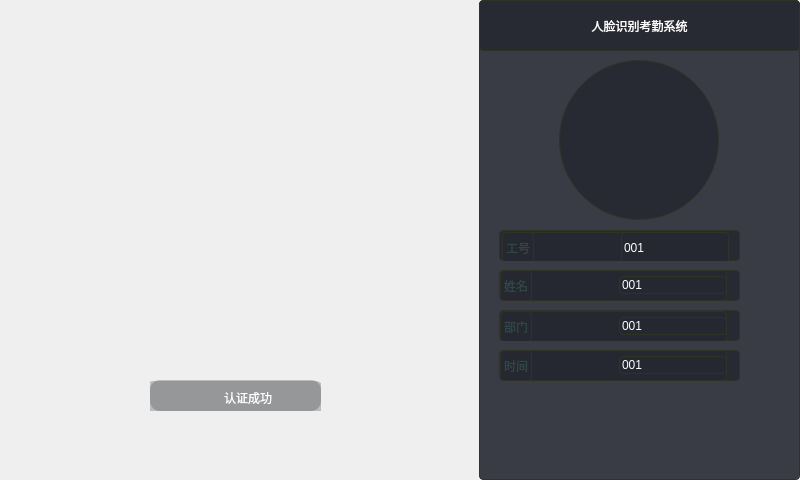
<?xml version="1.0" encoding="UTF-8"?>
<ui version="4.0">
 <class>FaceAttandance</class>
 <widget class="QMainWindow" name="FaceAttandance">
  <property name="geometry">
   <rect>
    <x>0</x>
    <y>0</y>
    <width>800</width>
    <height>480</height>
   </rect>
  </property>
  <property name="windowTitle">
   <string>FaceAttandance</string>
  </property>
  <widget class="QWidget" name="centralwidget">
   <widget class="QWidget" name="widget" native="true">
    <property name="geometry">
     <rect>
      <x>0</x>
      <y>0</y>
      <width>480</width>
      <height>480</height>
     </rect>
    </property>
    <property name="styleSheet">
     <string notr="true"/>
    </property>
    <widget class="QWidget" name="widgetRecognize" native="true">
     <property name="geometry">
      <rect>
       <x>150</x>
       <y>380</y>
       <width>171</width>
       <height>31</height>
      </rect>
     </property>
     <property name="styleSheet">
      <string notr="true">background-color: rgba(49, 50, 54, 69);
border-radius: 10px;</string>
     </property>
     <widget class="QWidget" name="layoutWidget">
      <property name="geometry">
       <rect>
        <x>-6</x>
        <y>1</y>
        <width>181</width>
        <height>33</height>
       </rect>
      </property>
      <layout class="QHBoxLayout" name="horizontalLayout">
       <item>
        <spacer name="horizontalSpacer_5">
         <property name="orientation">
          <enum>Qt::Horizontal</enum>
         </property>
         <property name="sizeHint" stdset="0">
          <size>
           <width>17</width>
           <height>13</height>
          </size>
         </property>
        </spacer>
       </item>
       <item>
        <widget class="QLabel" name="labPicRecognize">
         <property name="minimumSize">
          <size>
           <width>21</width>
           <height>31</height>
          </size>
         </property>
         <property name="maximumSize">
          <size>
           <width>21</width>
           <height>31</height>
          </size>
         </property>
         <property name="styleSheet">
          <string notr="true">border:none;
border-image: url(:/img/yes.png);
background-color: rgba(49, 50, 54, 0);</string>
         </property>
         <property name="text">
          <string/>
         </property>
        </widget>
       </item>
       <item>
        <widget class="QLabel" name="labTxtRecognize">
         <property name="styleSheet">
          <string notr="true">font: 25 16pt &quot;微软雅黑 Light&quot;;
border:none;
background-color: rgba(49, 50, 54, 0);
color: rgb(255, 255, 255);</string>
         </property>
         <property name="text">
          <string>认证成功</string>
         </property>
        </widget>
       </item>
       <item>
        <spacer name="horizontalSpacer_6">
         <property name="orientation">
          <enum>Qt::Horizontal</enum>
         </property>
         <property name="sizeHint" stdset="0">
          <size>
           <width>13</width>
           <height>13</height>
          </size>
         </property>
        </spacer>
       </item>
      </layout>
     </widget>
    </widget>
    <widget class="QLabel" name="labHeader">
     <property name="geometry">
      <rect>
       <x>120</x>
       <y>90</y>
       <width>251</width>
       <height>241</height>
      </rect>
     </property>
     <property name="styleSheet">
      <string notr="true">border-image: url(:/img/recognizeScale.png);</string>
     </property>
     <property name="text">
      <string/>
     </property>
    </widget>
    <widget class="QLabel" name="labVideo">
     <property name="geometry">
      <rect>
       <x>0</x>
       <y>0</y>
       <width>480</width>
       <height>480</height>
      </rect>
     </property>
     <property name="text">
      <string/>
     </property>
    </widget>
    <zorder>labVideo</zorder>
    <zorder>widgetRecognize</zorder>
    <zorder>labHeader</zorder>
   </widget>
   <widget class="QWidget" name="widgetInfo" native="true">
    <property name="geometry">
     <rect>
      <x>479</x>
      <y>0</y>
      <width>321</width>
      <height>480</height>
     </rect>
    </property>
    <property name="styleSheet">
     <string notr="true">QWidget{
	border:1px solid #313226;
	border-radius:4px;

	background-color: rgb(37, 40, 49, 0.9);
}</string>
    </property>
    <widget class="QLabel" name="labImgHeader">
     <property name="geometry">
      <rect>
       <x>80</x>
       <y>60</y>
       <width>160</width>
       <height>160</height>
      </rect>
     </property>
     <property name="styleSheet">
      <string notr="true">border-radius:80px;

</string>
     </property>
     <property name="text">
      <string/>
     </property>
    </widget>
    <widget class="QLabel" name="labTxtTitle">
     <property name="geometry">
      <rect>
       <x>0</x>
       <y>0</y>
       <width>321</width>
       <height>51</height>
      </rect>
     </property>
     <property name="styleSheet">
      <string notr="true">font: 25 24pt &quot;微软雅黑 Light&quot;;
color: rgb(255, 255, 255);</string>
     </property>
     <property name="text">
      <string>人脸识别考勤系统</string>
     </property>
     <property name="alignment">
      <set>Qt::AlignCenter</set>
     </property>
    </widget>
    <widget class="QWidget" name="widgetContainer" native="true">
     <property name="geometry">
      <rect>
       <x>20</x>
       <y>230</y>
       <width>241</width>
       <height>31</height>
      </rect>
     </property>
     <widget class="QWidget" name="layoutWidget">
      <property name="geometry">
       <rect>
        <x>3</x>
        <y>2</y>
        <width>227</width>
        <height>31</height>
       </rect>
      </property>
      <layout class="QHBoxLayout" name="horizontalLayout_2">
       <item>
        <widget class="QLabel" name="labEmpolyeeId">
         <property name="layoutDirection">
          <enum>Qt::LeftToRight</enum>
         </property>
         <property name="styleSheet">
          <string notr="true">font: 25 12pt &quot;等线 Light&quot;;
color: rgb(50, 70, 70);</string>
         </property>
         <property name="text">
          <string>工号</string>
         </property>
         <property name="alignment">
          <set>Qt::AlignLeading|Qt::AlignLeft|Qt::AlignVCenter</set>
         </property>
         <property name="margin">
          <number>0</number>
         </property>
        </widget>
       </item>
       <item>
        <spacer name="horizontalSpacer">
         <property name="orientation">
          <enum>Qt::Horizontal</enum>
         </property>
         <property name="sizeHint" stdset="0">
          <size>
           <width>13</width>
           <height>17</height>
          </size>
         </property>
        </spacer>
       </item>
       <item>
        <widget class="QLineEdit" name="lineEditEmployeeId">
         <property name="enabled">
          <bool>true</bool>
         </property>
         <property name="sizePolicy">
          <sizepolicy hsizetype="Expanding" vsizetype="Expanding">
           <horstretch>0</horstretch>
           <verstretch>0</verstretch>
          </sizepolicy>
         </property>
         <property name="styleSheet">
          <string notr="true">font: 25 14pt &quot;微软雅黑 Light&quot;;
color: rgb(255, 255, 255)</string>
         </property>
         <property name="text">
          <string>001</string>
         </property>
        </widget>
       </item>
      </layout>
     </widget>
    </widget>
    <widget class="QWidget" name="widgetContainer_2" native="true">
     <property name="geometry">
      <rect>
       <x>20</x>
       <y>270</y>
       <width>241</width>
       <height>31</height>
      </rect>
     </property>
     <widget class="QWidget" name="layoutWidget">
      <property name="geometry">
       <rect>
        <x>1</x>
        <y>0</y>
        <width>227</width>
        <height>31</height>
       </rect>
      </property>
      <layout class="QHBoxLayout" name="horizontalLayout_3">
       <item>
        <widget class="QLabel" name="labName">
         <property name="layoutDirection">
          <enum>Qt::LeftToRight</enum>
         </property>
         <property name="styleSheet">
          <string notr="true">font: 25 12pt &quot;等线 Light&quot;;
color: rgb(50, 70, 70);</string>
         </property>
         <property name="text">
          <string>姓名</string>
         </property>
         <property name="alignment">
          <set>Qt::AlignLeading|Qt::AlignLeft|Qt::AlignVCenter</set>
         </property>
         <property name="margin">
          <number>0</number>
         </property>
        </widget>
       </item>
       <item>
        <spacer name="horizontalSpacer_2">
         <property name="orientation">
          <enum>Qt::Horizontal</enum>
         </property>
         <property name="sizeHint" stdset="0">
          <size>
           <width>13</width>
           <height>17</height>
          </size>
         </property>
        </spacer>
       </item>
       <item>
        <widget class="QLineEdit" name="lineEditName">
         <property name="styleSheet">
          <string notr="true">font: 25 14pt &quot;微软雅黑 Light&quot;;
color: rgb(255, 255, 255)</string>
         </property>
         <property name="text">
          <string>001</string>
         </property>
        </widget>
       </item>
      </layout>
     </widget>
    </widget>
    <widget class="QWidget" name="widgetContainer_3" native="true">
     <property name="geometry">
      <rect>
       <x>20</x>
       <y>310</y>
       <width>241</width>
       <height>31</height>
      </rect>
     </property>
     <widget class="QWidget" name="layoutWidget">
      <property name="geometry">
       <rect>
        <x>1</x>
        <y>1</y>
        <width>227</width>
        <height>31</height>
       </rect>
      </property>
      <layout class="QHBoxLayout" name="horizontalLayout_4">
       <item>
        <widget class="QLabel" name="labDepartment">
         <property name="layoutDirection">
          <enum>Qt::LeftToRight</enum>
         </property>
         <property name="styleSheet">
          <string notr="true">font: 25 12pt &quot;等线 Light&quot;;
color: rgb(50, 70, 70);</string>
         </property>
         <property name="text">
          <string>部门</string>
         </property>
         <property name="alignment">
          <set>Qt::AlignLeading|Qt::AlignLeft|Qt::AlignVCenter</set>
         </property>
         <property name="margin">
          <number>0</number>
         </property>
        </widget>
       </item>
       <item>
        <spacer name="horizontalSpacer_3">
         <property name="orientation">
          <enum>Qt::Horizontal</enum>
         </property>
         <property name="sizeHint" stdset="0">
          <size>
           <width>13</width>
           <height>17</height>
          </size>
         </property>
        </spacer>
       </item>
       <item>
        <widget class="QLineEdit" name="lineEditDepartment">
         <property name="styleSheet">
          <string notr="true">font: 25 14pt &quot;微软雅黑 Light&quot;;
color: rgb(255, 255, 255)</string>
         </property>
         <property name="text">
          <string>001</string>
         </property>
        </widget>
       </item>
      </layout>
     </widget>
    </widget>
    <widget class="QWidget" name="widgetContainer_4" native="true">
     <property name="geometry">
      <rect>
       <x>20</x>
       <y>350</y>
       <width>241</width>
       <height>31</height>
      </rect>
     </property>
     <widget class="QWidget" name="layoutWidget">
      <property name="geometry">
       <rect>
        <x>1</x>
        <y>0</y>
        <width>227</width>
        <height>31</height>
       </rect>
      </property>
      <layout class="QHBoxLayout" name="horizontalLayout_5">
       <item>
        <widget class="QLabel" name="labTime">
         <property name="layoutDirection">
          <enum>Qt::LeftToRight</enum>
         </property>
         <property name="styleSheet">
          <string notr="true">font: 25 12pt &quot;等线 Light&quot;;
color: rgb(50, 70, 70);</string>
         </property>
         <property name="text">
          <string>时间</string>
         </property>
         <property name="alignment">
          <set>Qt::AlignLeading|Qt::AlignLeft|Qt::AlignVCenter</set>
         </property>
         <property name="margin">
          <number>0</number>
         </property>
        </widget>
       </item>
       <item>
        <spacer name="horizontalSpacer_4">
         <property name="orientation">
          <enum>Qt::Horizontal</enum>
         </property>
         <property name="sizeHint" stdset="0">
          <size>
           <width>13</width>
           <height>17</height>
          </size>
         </property>
        </spacer>
       </item>
       <item>
        <widget class="QLineEdit" name="lineEditTime">
         <property name="styleSheet">
          <string notr="true">font: 25 14pt &quot;微软雅黑 Light&quot;;
color: rgb(255, 255, 255)</string>
         </property>
         <property name="text">
          <string>001</string>
         </property>
        </widget>
       </item>
      </layout>
     </widget>
    </widget>
   </widget>
  </widget>
 </widget>
 <resources/>
 <connections/>
</ui>
